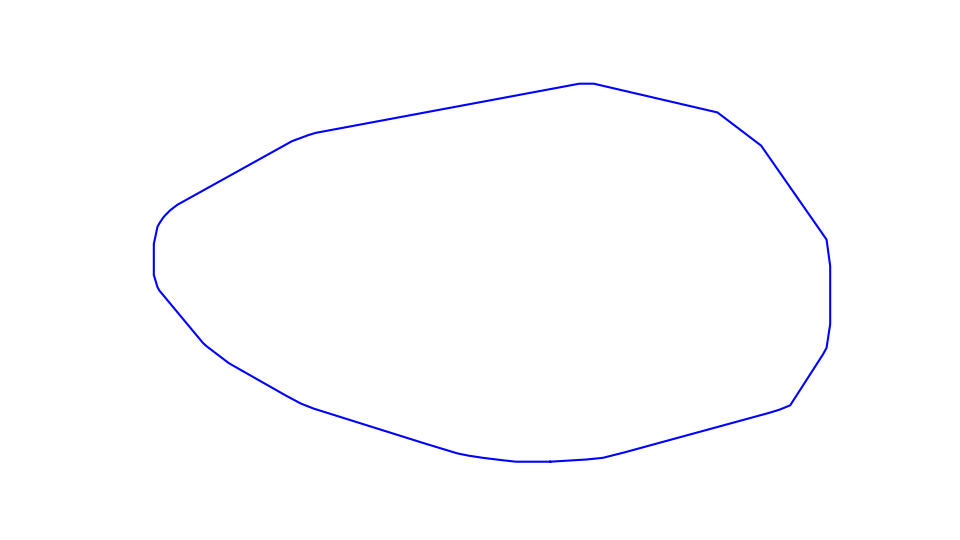

Recreate this plot in Python.
import re
from math import atan, pi
from matplotlib import pyplot as plt


def orientation(p_1, p_2, p_3):
    """p_1, p_2, p_3 - numbers, there is a movement p_1-p_2-p_3,
    if the movement represents clockwise orientation - 1 is returned,
    if counterclockwise orientation - 2 is returned,
    else (p_1, p_2 and p_3 lie on the same line) - 0 is returned"""
    # driver formula
    # (y2 - y1)*(x3 - x2) - (y3 - y2)*(x2 - x1)

    orient = (p_2[1] - p_1[1]) * (p_3[0] - p_2[0]) - (p_3[1] - p_2[1]) * (
            p_2[0] - p_1[0])
    if orient > 0:
        return 1
    elif orient < 0:
        return 2
    else:
        return 0


def the_lowest_point_index(points_arr):
    """returns index of the point with the least y-coordinate, if there are several such points,
    returns index of the point with the greatest x-coordinate"""
    if len(points_arr) == 0:
        return None
    # set starting value - the first element
    lowest_ind = 0
    for i in range(len(points_arr)):
        if points_arr[i][1] < points_arr[lowest_ind][1]:
            lowest_ind = i
        elif points_arr[i][1] == points_arr[lowest_ind][1]:
            if points_arr[i][0] > points_arr[lowest_ind][0]:
                lowest_ind = i
    return lowest_ind


def polar_point(point_coords):
    """point_coords - list with two numbers [x, y] - coordinates of a point in Cartesian system,
    the function counts point coordinates in polar system - [squared_length, angle], where len is squared length,
    returns list with two numbers"""
    squared_length = point_coords[0]**2 + point_coords[1]**2
    # x == 0 and y > 0
    if point_coords[0] == 0 and point_coords[1] > 0:
        return [squared_length, pi / 2]
    # x == 0 and y < 0
    elif point_coords[0] == 0 and point_coords[1] < 0:
        return [squared_length, -(pi / 2)]
    # x == 0 and y == 0
    elif point_coords[0] == 0 and point_coords[1] == 0:
        return [squared_length, 0]

    arctg = atan(point_coords[1] / point_coords[0])
    # x > 0
    if point_coords[0] > 0:
        return [squared_length, arctg]
    # x < 0 and y >= 0
    elif point_coords[0] < 0 and point_coords[1] >= 0:
        return [squared_length, arctg + pi]
    # x < 0 and y < 0
    elif point_coords[0] < 0 and point_coords[1] < 0:
        return [squared_length, arctg - pi]


def sort_polar(points_arr):
    """points_arr - list with points' coordinates, represented in lists with two numbers - [x, y],
    where x - x coordinate and y - y coordinate in Cartesian system,
    returns sorted list of points_arr according to polar angle, where pole is found the least and
    rightest point in array"""
    lowest_i = the_lowest_point_index(points_arr)
    lowest_point = points_arr[lowest_i]
    points_arr[lowest_i] = points_arr[0]
    points_arr[0] = lowest_point

    for i in range(1, len(points_arr)):
        # set point coordinates according to the polar - points_arr[0]
        point = [
            points_arr[i][0] - points_arr[0][0],
            points_arr[i][1] - points_arr[0][1]
        ]
        min_polar_point_ind = i
        min_polar_point = polar_point(point)
        for j in range(i + 1, len(points_arr)):
            point = [
                points_arr[j][0] - points_arr[0][0],
                points_arr[j][1] - points_arr[0][1]
            ]
            polar_point_coords = polar_point(point)
            if polar_point_coords[1] < min_polar_point[1]:
                min_polar_point = polar_point_coords
                min_polar_point_ind = j
            elif polar_point_coords[1] == min_polar_point[1]:
                if polar_point_coords[0] < min_polar_point[0]:
                    min_polar_point = polar_point_coords
                    min_polar_point_ind = j
        # swap current point with i-index with found polar point
        temp_i = min_polar_point_ind
        temp = points_arr[temp_i]
        points_arr[temp_i] = points_arr[i]
        points_arr[i] = temp
    return points_arr


def convex_hull_graham(points_arr):
    """points_arr - list with points' coordinates, represented in lists with two numbers - [x, y],
    where x - x coordinate and y - y coordinate in Cartesian system,
    returns list of indices of points which form convex_hull, the points' indices are placed
    sequentially in the list according to their polar angle, where pole is the least and
    rightest point in points_array"""
    points_arr = sort_polar(points_arr)
    if points_arr is None:
        return None
    elif len(points_arr) < 4:
        return points_arr
    # indices of points_arr, where point under particular index forms convex hull
    # include index of the first point as it certainly is one of the convex hull's point
    points_arr_indices_of_hull = [0]
    p_1_ind = 0
    p_2_ind = 1
    p_3_ind = 2
    while True:
        if orientation(points_arr[p_1_ind], points_arr[p_2_ind],
                       points_arr[p_3_ind]) == 2:
            points_arr_indices_of_hull.append(p_2_ind)
            p_1_ind = p_2_ind
            p_2_ind = p_3_ind
            if p_2_ind == 0:
                break
            p_3_ind = (p_3_ind + 1) % len(points_arr)
        else:
            points_arr_indices_of_hull.pop()
            p_2_ind = p_1_ind
            while points_arr[p_1_ind] != points_arr[points_arr_indices_of_hull[-1]]:
                p_1_ind -= 1
    return points_arr_indices_of_hull


def coordinates(file_name):
    """file_name - string, which represent name of file,
    returns points' coordinates (in 2D) from given file
    returns list of x- and y- values according to Cartesian system"""
    points_arr = []
    regexp = r"\d+"
    with open(file_name) as f:
        for line in f:
            temp = re.findall(regexp, line)
            points_arr += [[int(temp[0]), int(temp[1])]]
    return points_arr


def write_points_to_file(name_of_file, points_arr, points_indices_array):
    """name_of_file - string, which represents name of file; points_arr - list of lists,
    where lists are points' coordinates in Cartesian system; points_indices_array - list of numbers,
    which are particular indices in points_arr list,
    returns nothing"""
    with open(name_of_file, "w") as f:
        for ind in points_indices_array:
            f.write(str(points_arr[ind][0]) + " " + str(points_arr[ind][1]) + "\n")


def max_i(points_arr, ind):
    """points_arr - list of lists (length of lists are equal and is greater than ind),
    returns index of list in points_arr, that has the greatest value by ind's index"""
    max_i_coord = 0
    for i in range(len(points_arr)):
        if points_arr[ind] > max_i_coord:
            max_i_coord = points_arr[ind]
    return max_i_coord


def save_only_hull(points_arr, points_indices_arr, name_of_file_to_create, width_in_pixels, heigth_in_pixels):
    """points_arr - list of lists, where lists are points' coordinates in Cartesian system;
    points_indices_array - list of numbers, which are particular indices in points_arr list,
    name_of_file_to_create - string; width_in_pixels, heigth_in_pixels - numbers"""
    x_coords = [points_arr[i][0] for i in points_indices_arr] + [points_arr[points_indices_arr[0]][0]]
    y_coords = [points_arr[i][1] for i in points_indices_arr] + [points_arr[points_indices_arr[0]][1]]
    dpi = 100
    width_in_pixels /= dpi
    heigth_in_pixels /= dpi
    plt.figure(figsize=(width_in_pixels, heigth_in_pixels), dpi=100)
    plt.plot(x_coords, y_coords, color="blue")
    plt.axis('off')
    plt.savefig(name_of_file_to_create)
    plt.show()
    plt.close()


def save_hull_and_inner(points_arr, points_indices_arr, name_of_file_to_create, width_in_pixels, heigth_in_pixels):
    """points_arr - list of lists, where lists are points' coordinates in Cartesian system;
    points_indices_array - list of numbers, which are particular indices in points_arr list,
    name_of_file_to_create - string; width_in_pixels, heigth_in_pixels - numbers"""
    hull_points_x = []
    hull_points_y = []
    inner_points_x = []
    inner_points_y = []
    for i in range(len(points_arr)):
        if i in points_indices_arr:
            hull_points_x += [points_arr[i][0]]
            hull_points_y += [points_arr[i][1]]
        else:
            inner_points_x += [points_arr[i][0]]
            inner_points_y += [points_arr[i][1]]
    hull_points_x += [points_arr[points_indices_arr[0]][0]]
    hull_points_y += [points_arr[points_indices_arr[0]][1]]
    dpi = 100
    width_in_pixels /= dpi
    heigth_in_pixels /= dpi
    plt.figure(figsize=(width_in_pixels, heigth_in_pixels), dpi=100)
    # draw the convex_hull figure
    plt.plot(hull_points_x, hull_points_y, color="black")
    plt.scatter(inner_points_x, inner_points_y, color="blue")
    plt.axis('off')
    plt.savefig(name_of_file_to_create)
    plt.show()
    plt.close()


# Driver point
file = "DS1.txt"
points = coordinates(file)
points_indices = convex_hull_graham(points)
write_points_to_file("convex_hull_points.txt", points, points_indices)
save_only_hull(points, points_indices, "convex_hull.png", 960, 540)
save_hull_and_inner(points, points_indices, "convex_hull_inner.png", 960, 540)
